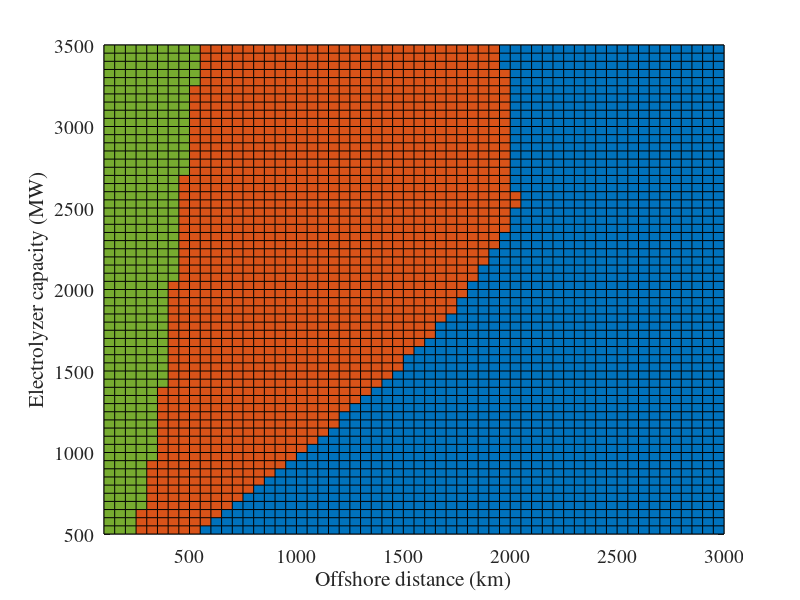

Here is the MATLAB script that generated this plot:
clear all
%Inputs
Power = 500:50:3500;                     %Electrolyzer plant size [MW]
Dist = 100:50:3000;              %Distance [km]
ZZ = zeros (numel (Power), numel (Dist));
L = 0:1:30;                               %Overall plant lifetime [years]
dr = 0.08;                                %Discount rate = 8%
Elec_prod = 0.0055;                       %Electrolyzer production rate [kg/s/MW] Siemens(Silyzer300)
CF = 1;                                   %Electrolyzer capacity factor = 100%
Urate_p = 0.75;                           %Utilization rate of the pipeline = 75% (IEA report)
OPEX_rate_p = 0.02;                       %OPEX = 2% of CAPEX
OPEX_rate_liq = 0.04;                     %OPEX = 4% of CAPEX
OPEX_rate_stor = 0.04;                    %OPEX = 4% of CAPEX
OPEX_rate_ship = 0.04;                    %OPEX = 4% of CAPEX
OPEX_rate_HVDC = 0.01;                    %OPEX = 1% of CAPEX (Van Eeckhout et al 2009)
V_ship = 30;                              %Velocity of ship (km/h)
Storage_cost = 85;                        %Storage cost (EUR/kgH2)

%Relation between charter rates and LH2 vessel capacity according to benchmark vessel ------------------------

Price_Bench = 371;                        %Price benchmark vessel (million EUR)
Cap_Bench = 11000;                        %Capacity of benchmark vessel (ton of H2)
Cap_LH2 = 1000:100:14000;                 %Range of capacities tested
Price_LH2_m = [];                         %Creating matrix

irr = 0.15;                               %Internal rate of return
OPEX_ship = Price_Bench*OPEX_rate_ship;   %OPEX is equal to 4% of CAPEX
charter_rate = 1:2:250;                   %Chater rates range to test
Life_ship = 5:1:25;                       %Startin at 5 to account for the design and construction period
NPV_charter = [];                         %Creating matrix

for c = charter_rate                      %Testing what charter rate gets a internal rate of return over the ships operation
  OPEX_Charter_irr = 0;                   %Restarting value for each iteraction
  for l = Life_ship
    OPEX_Charter_irr = OPEX_Charter_irr + (OPEX_ship-c)/((1+irr)^l);
  end
  NPV_charter = [NPV_charter,(Price_Bench+OPEX_Charter_irr)];
end

Point = find((abs(NPV_charter))<5);       %Checking what point is NPV closest to zero
if mod(length(Point),2)==1                %If captures more than one point, make sure to get the medium one
  Point = median(Point);
else                                      %If captures more than one point, make sure to get the medium one
  Point = Point((length(Point)/2)+1);
end

Ship_cap_freight_ratio = charter_rate(Point)/Price_Bench; %Relation between ship building cost and the charter rate
                                                          %according to a certain given internal rate of return (irr)
%---------------------------------------------------------------------------------------------------------------------

for i = Dist
    LCOH2_p_m = [];                       %Creating matrix
    LCOH2_liq_m = [];                     %Creating matrix
    LCOH2_liq_m = [];                     %Creating matrix
    LCOH2_sto_m = [];                     %Creating matrix
    LCOH2_ship_m = [];                    %Creating matrix
    LCOH2_HVDC_m = [];                    %Creating matrix
    Power_HVDC = [];                      %Creating matrix
    LCOH2_liq = 0;

    for k = Power
        %Control variables
        Prod_h = k*Elec_prod*CF*3600;      %Amount of hydrogen produced per hour [kg/h]
        Prod_d = Prod_h*24;                %Amount of hydrogen produced per day [kg/d]
        Prod_y = Prod_d*350;               %Amount of hydrogen produced per year [kg/y]
        Prod_l = Prod_y*max(L);            %Amount of hydrogen produced over the plant lifetime [kg]
        Levelized_prod = 0;                %Initiating variable
        for j = L
            Levelized_prod = Levelized_prod + (Prod_y/((1+dr)^j));  %NPV of production
        end

%======================================= PIPELINES =======================================%

        Q =k*Elec_prod*CF/Urate_p;             %Peak hydrogen mass flow rate [kg/s]
        H_den = 8;                             %Mass density of hydrogen [kg/m3]
        vel = 15;                              %Average fluid velocity [m/s]

        Diameter = sqrt((4*Q)/(H_den*vel*pi)); %Diameter in [m]
        if Diameter<0.1
        Diameter=0.1;                          %Minimum diammeter
        end

        CAPEX_p_km = ((4000000*(Diameter^2))+(598600*Diameter)+329000); %Capital cost per km (EUR/km]
        CAPEX_p = (i*CAPEX_p_km)*((1+dr)^12)*2;   %CAPEX multiplied by distance brought to present value 2022 (source 2010)

%======================================== SHIP ========================================%

        %--------------------  CAPEX liquefaction  --------------------%
        Cap_l = Prod_d/1000;                  %Design capacity [ton/day]
        Liq_max = 200;                        %Liquifier maximum capacity per unity (200,000 kg/day) [ton/day]
        N = Cap_l/Liq_max;                    %Number of liquefier (one liquefier can supply up to 200 ton/day)
        I = 1.16*0.9;                         %Cost index for cost estimates of 2016 source: DOE (2019)

        if N>1  %In case the need of more than one liquifier
            %Installed liquifier CAPEX brought to present value (source 2016)
            N = floor(N);
            CAPEX_liq = (((Liq_max^0.8*N*5.6*I)+((Cap_l-(Liq_max*N))^0.8*5.6*I))*1000000)*((1+dr)^6);

        else    %Just one liquified required
            %Installed liquifier CAPEX brought to present value 2022 (source 2016)
            CAPEX_liq = (Cap_l^0.8*5.6*I*1000000)*((1+dr)^6);
        end

        %-------------------- CAPEX Storage  --------------------%
        Ship_cap = Prod_h*2*i/V_ship;
        Storage_cap = Ship_cap*2;

        CAPEX_stor = Storage_cap*Storage_cost*((1+dr)^3);

        %--------------------  Charter rates  --------------------%

        CAPEX_ship = (Price_Bench*(Ship_cap/(Cap_Bench*1000))^0.623)*1000000;
        Charter_price_LH2 = CAPEX_ship*Ship_cap_freight_ratio;

%======================================== HVDC cable ========================================%
        if k<=2500
          CAPEX_HVDC = (444000*exp(0.00025*k/0.6))*i*((1+dr)^7)...  %Equation describing cost of HVDC offshore cables (Appendix E - National Grid Eso 2015)
                        + 600000*i*((1+dr)^7)...                    %Installation costs of HVDC offshore cables (Appendix E - National Grid Eso 2015)
                        + (334000*k/0.6-67120000)*((1+dr)^5);   %Converter costs of VSC HVDC interconnectors (Hartel et al 2017)
          Power_HVDC = [Power_HVDC, k];
        endif

        %---Calculating the NPV of OPEX for pipeline and ship costs -------------------------------------%

        OPEX_p = 0;            %Initiating and restarting value for calculating NPV for next distance
        OPEX_liq = 0;          %Initiating and restarting value for calculating NPV for next distance
        OPEX_ship = 0;         %Initiating and restarting value for calculating NPV for next distance
        OPEX_HVDC = 0;         %Initiating and restarting value for calculating NPV for next distance

        for j = L
            OPEX_p = OPEX_p + (CAPEX_p*OPEX_rate_p)/((1+dr)^j);               %NPV of OPEX for pipeline
            OPEX_liq = OPEX_liq + (CAPEX_liq*OPEX_rate_liq)/((1+dr)^j);       %NPV of OPEX for liquefaction
            OPEX_ship = OPEX_ship + (CAPEX_stor*OPEX_rate_stor+...            %OPEX storage
                                     CAPEX_ship*OPEX_rate_ship+...            %OPEX tanker
                                     Charter_price_LH2)/((1+dr)^j);           %Charter rates
            OPEX_HVDC = OPEX_HVDC + (CAPEX_HVDC*OPEX_rate_HVDC)/((1+dr)^j);   %OPEX HVDC
        end

        LCOH2_p = (CAPEX_p+OPEX_p)/Levelized_prod;           %Levelized cost of hydrogen for pipeline transport[EUR/kgH2]
        LCOH2_p_m = [LCOH2_p_m,LCOH2_p];

        LCOH2_liq = max(LCOH2_liq,(CAPEX_liq+OPEX_liq)/Levelized_prod);  %Levelized cost of hydrogen related to liquefaction [EUR/kgH2]
        LCOH2_liq_m = [LCOH2_liq_m,LCOH2_liq];

        LCOH2_ship = (CAPEX_stor+OPEX_ship)/Levelized_prod;  %Levelized cost of hydrogen for ship transport (storage + ship + freight) [EUR/kgH2]
        LCOH2_ship_m = [LCOH2_ship_m,LCOH2_ship+LCOH2_liq];  %Levelized cost of hydrogen for ship transport (Liquefaction + storage + ship + freight) [EUR/kgH2]

        if k<=2500
          LCOH2_HVDC = (CAPEX_HVDC+OPEX_HVDC)/Levelized_prod;
          LCOH2_HVDC_m = [LCOH2_HVDC_m, LCOH2_HVDC];
        endif

        if min([LCOH2_p,LCOH2_ship+LCOH2_liq,LCOH2_HVDC]) == LCOH2_p
          ZZ(find(Power==k),find(Dist==i))=1;
        elseif min([LCOH2_p,LCOH2_ship+LCOH2_liq,LCOH2_HVDC]) == LCOH2_HVDC
          ZZ(find(Power==k),find(Dist==i))=2;
        elseif min([LCOH2_p,(LCOH2_ship+LCOH2_liq),LCOH2_HVDC]) == LCOH2_ship+LCOH2_liq
          ZZ(find(Power==k),find(Dist==i))=3;
        endif
    end
end

%subplot (2,2,4)
pcolor (Dist, Power, ZZ)
colormap ([0.4660, 0.6740, 0.1880; 0.8500, 0.3250, 0.0980; 0, 0.4470, 0.7410]);
set (gca,'fontsize',14,'fontname','times')
xlabel('Offshore distance (km)','fontname','times')
ylabel('Electrolyzer capacity (MW)','fontname','times')
%legend ('Pipeline','fontsize',[18],'Location','Northeast')
%legend ('LH_{2} tanker','fontsize',[18],'Location','Northeast')
%legend ('HVDC','fontsize',[18],'Location','Northeast')

t = cputime

